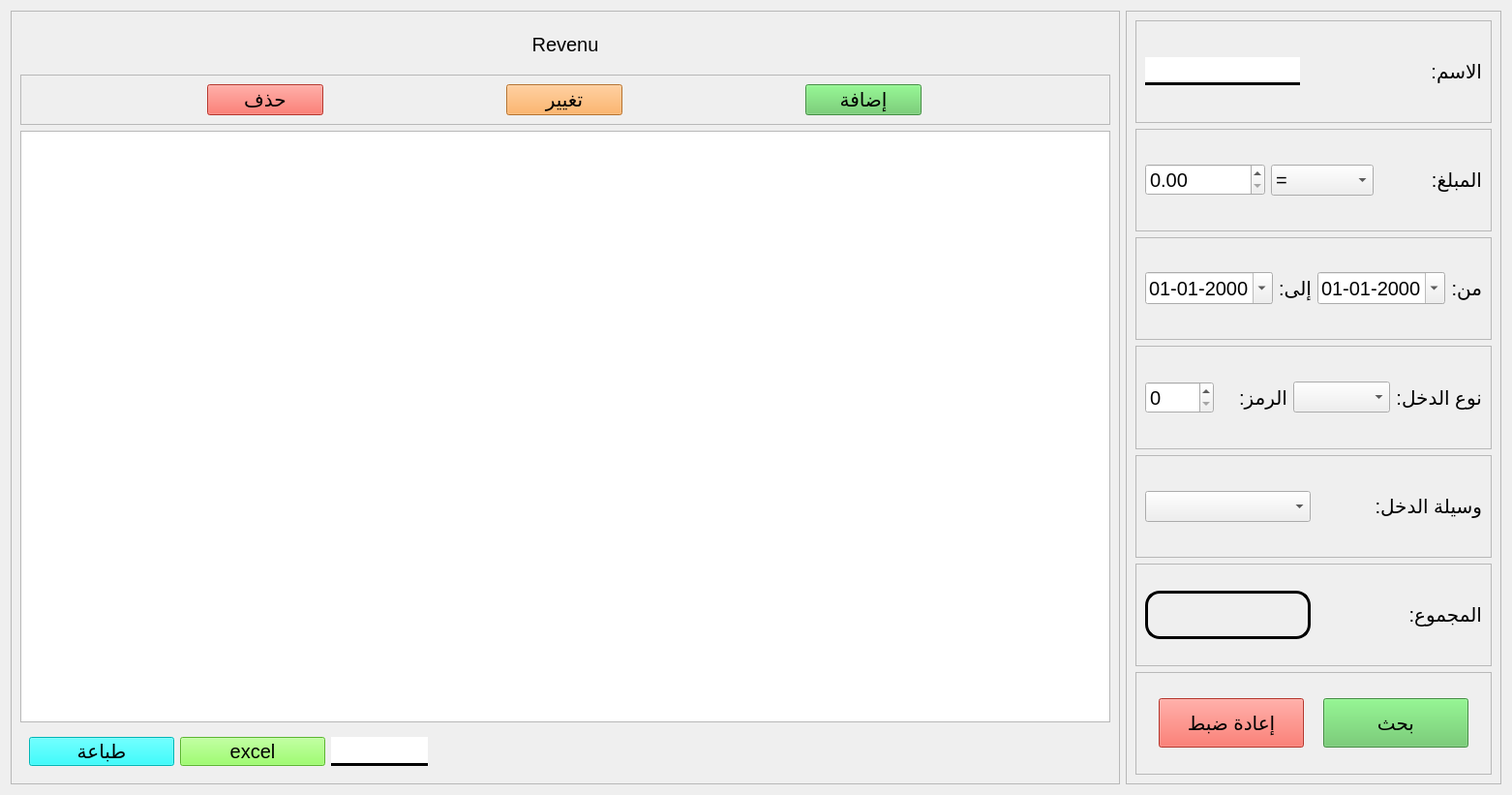
<?xml version="1.0" encoding="UTF-8"?>
<ui version="4.0">
 <class>enterymoney</class>
 <widget class="QWidget" name="enterymoney">
  <property name="geometry">
   <rect>
    <x>0</x>
    <y>0</y>
    <width>1562</width>
    <height>821</height>
   </rect>
  </property>
  <property name="windowTitle">
   <string>Form</string>
  </property>
  <layout class="QHBoxLayout" name="horizontalLayout">
   <item>
    <widget class="QFrame" name="frame_6">
     <property name="frameShape">
      <enum>QFrame::StyledPanel</enum>
     </property>
     <property name="frameShadow">
      <enum>QFrame::Raised</enum>
     </property>
     <layout class="QVBoxLayout" name="verticalLayout_2">
      <item>
       <widget class="QLabel" name="label_13">
        <property name="minimumSize">
         <size>
          <width>0</width>
          <height>50</height>
         </size>
        </property>
        <property name="font">
         <font>
          <pointsize>15</pointsize>
         </font>
        </property>
        <property name="text">
         <string>Revenu</string>
        </property>
        <property name="alignment">
         <set>Qt::AlignCenter</set>
        </property>
       </widget>
      </item>
      <item>
       <widget class="QFrame" name="frame_18">
        <property name="frameShape">
         <enum>QFrame::StyledPanel</enum>
        </property>
        <property name="frameShadow">
         <enum>QFrame::Raised</enum>
        </property>
        <layout class="QHBoxLayout" name="horizontalLayout_18">
         <item>
          <widget class="QPushButton" name="delete_btn">
           <property name="minimumSize">
            <size>
             <width>120</width>
             <height>30</height>
            </size>
           </property>
           <property name="maximumSize">
            <size>
             <width>120</width>
             <height>16777215</height>
            </size>
           </property>
           <property name="font">
            <font>
             <pointsize>15</pointsize>
            </font>
           </property>
           <property name="styleSheet">
            <string notr="true">background-color: rgb(255, 74, 61);</string>
           </property>
           <property name="text">
            <string>حذف</string>
           </property>
          </widget>
         </item>
         <item>
          <widget class="QPushButton" name="update_btn">
           <property name="minimumSize">
            <size>
             <width>120</width>
             <height>30</height>
            </size>
           </property>
           <property name="maximumSize">
            <size>
             <width>120</width>
             <height>16777215</height>
            </size>
           </property>
           <property name="font">
            <font>
             <pointsize>15</pointsize>
            </font>
           </property>
           <property name="styleSheet">
            <string notr="true">background-color: rgb(255, 160, 65);</string>
           </property>
           <property name="text">
            <string>تغيير</string>
           </property>
          </widget>
         </item>
         <item>
          <widget class="QPushButton" name="add_btn">
           <property name="minimumSize">
            <size>
             <width>120</width>
             <height>30</height>
            </size>
           </property>
           <property name="maximumSize">
            <size>
             <width>120</width>
             <height>16777215</height>
            </size>
           </property>
           <property name="font">
            <font>
             <pointsize>15</pointsize>
            </font>
           </property>
           <property name="styleSheet">
            <string notr="true">background-color: rgb(95, 199, 94);</string>
           </property>
           <property name="text">
            <string>إضافة</string>
           </property>
          </widget>
         </item>
        </layout>
       </widget>
      </item>
      <item>
       <widget class="QTableView" name="tbl">
        <property name="font">
         <font>
          <pointsize>15</pointsize>
         </font>
        </property>
        <property name="layoutDirection">
         <enum>Qt::RightToLeft</enum>
        </property>
        <property name="editTriggers">
         <set>QAbstractItemView::NoEditTriggers</set>
        </property>
        <property name="alternatingRowColors">
         <bool>true</bool>
        </property>
        <property name="selectionMode">
         <enum>QAbstractItemView::NoSelection</enum>
        </property>
        <property name="selectionBehavior">
         <enum>QAbstractItemView::SelectItems</enum>
        </property>
        <property name="verticalScrollMode">
         <enum>QAbstractItemView::ScrollPerItem</enum>
        </property>
        <property name="horizontalScrollMode">
         <enum>QAbstractItemView::ScrollPerItem</enum>
        </property>
        <property name="showGrid">
         <bool>false</bool>
        </property>
        <attribute name="horizontalHeaderMinimumSectionSize">
         <number>150</number>
        </attribute>
        <attribute name="horizontalHeaderDefaultSectionSize">
         <number>150</number>
        </attribute>
        <attribute name="verticalHeaderCascadingSectionResizes">
         <bool>true</bool>
        </attribute>
        <attribute name="verticalHeaderDefaultSectionSize">
         <number>35</number>
        </attribute>
       </widget>
      </item>
      <item>
       <widget class="QFrame" name="frame_7">
        <property name="frameShape">
         <enum>QFrame::NoFrame</enum>
        </property>
        <layout class="QHBoxLayout" name="horizontalLayout_3">
         <item>
          <widget class="QPushButton" name="printing_btn">
           <property name="minimumSize">
            <size>
             <width>150</width>
             <height>30</height>
            </size>
           </property>
           <property name="maximumSize">
            <size>
             <width>150</width>
             <height>51</height>
            </size>
           </property>
           <property name="font">
            <font>
             <pointsize>15</pointsize>
            </font>
           </property>
           <property name="styleSheet">
            <string notr="true">background-color: rgb(0, 255, 255);</string>
           </property>
           <property name="text">
            <string>طباعة</string>
           </property>
           <property name="shortcut">
            <string>Ctrl+P</string>
           </property>
          </widget>
         </item>
         <item>
          <widget class="QPushButton" name="export_btn">
           <property name="sizePolicy">
            <sizepolicy hsizetype="Minimum" vsizetype="Minimum">
             <horstretch>0</horstretch>
             <verstretch>0</verstretch>
            </sizepolicy>
           </property>
           <property name="minimumSize">
            <size>
             <width>150</width>
             <height>30</height>
            </size>
           </property>
           <property name="maximumSize">
            <size>
             <width>150</width>
             <height>51</height>
            </size>
           </property>
           <property name="font">
            <font>
             <pointsize>15</pointsize>
            </font>
           </property>
           <property name="styleSheet">
            <string notr="true">background-color: rgb(127, 255, 67);</string>
           </property>
           <property name="text">
            <string>excel</string>
           </property>
           <property name="shortcut">
            <string>Ctrl+E</string>
           </property>
          </widget>
         </item>
         <item>
          <widget class="QLineEdit" name="bill_code">
           <property name="minimumSize">
            <size>
             <width>100</width>
             <height>30</height>
            </size>
           </property>
           <property name="maximumSize">
            <size>
             <width>100</width>
             <height>16777215</height>
            </size>
           </property>
           <property name="font">
            <font>
             <pointsize>15</pointsize>
            </font>
           </property>
           <property name="styleSheet">
            <string notr="true">border: 3px solid black;
border-left: none;
border-right: none;
border-top: none 
</string>
           </property>
          </widget>
         </item>
         <item>
          <spacer name="horizontalSpacer">
           <property name="orientation">
            <enum>Qt::Horizontal</enum>
           </property>
           <property name="sizeHint" stdset="0">
            <size>
             <width>40</width>
             <height>20</height>
            </size>
           </property>
          </spacer>
         </item>
        </layout>
       </widget>
      </item>
     </layout>
    </widget>
   </item>
   <item alignment="Qt::AlignRight">
    <widget class="QFrame" name="frame">
     <property name="frameShape">
      <enum>QFrame::StyledPanel</enum>
     </property>
     <property name="frameShadow">
      <enum>QFrame::Raised</enum>
     </property>
     <layout class="QVBoxLayout" name="verticalLayout">
      <item>
       <widget class="QFrame" name="frame_9">
        <property name="frameShape">
         <enum>QFrame::StyledPanel</enum>
        </property>
        <property name="frameShadow">
         <enum>QFrame::Raised</enum>
        </property>
        <layout class="QHBoxLayout" name="horizontalLayout_8">
         <item>
          <widget class="QLineEdit" name="name_search">
           <property name="maximumSize">
            <size>
             <width>160</width>
             <height>16777215</height>
            </size>
           </property>
           <property name="font">
            <font>
             <pointsize>15</pointsize>
            </font>
           </property>
           <property name="styleSheet">
            <string notr="true">border: 3px solid black;
border-left: none;
border-right: none;
border-top: none 
</string>
           </property>
          </widget>
         </item>
         <item>
          <widget class="QLabel" name="label_18">
           <property name="font">
            <font>
             <pointsize>15</pointsize>
            </font>
           </property>
           <property name="text">
            <string>الاسم:</string>
           </property>
          </widget>
         </item>
        </layout>
       </widget>
      </item>
      <item>
       <widget class="QFrame" name="frame_2">
        <property name="frameShape">
         <enum>QFrame::StyledPanel</enum>
        </property>
        <property name="frameShadow">
         <enum>QFrame::Raised</enum>
        </property>
        <layout class="QHBoxLayout" name="horizontalLayout_5">
         <item>
          <widget class="QDoubleSpinBox" name="price_search">
           <property name="maximumSize">
            <size>
             <width>160</width>
             <height>16777215</height>
            </size>
           </property>
           <property name="font">
            <font>
             <pointsize>15</pointsize>
            </font>
           </property>
           <property name="layoutDirection">
            <enum>Qt::LeftToRight</enum>
           </property>
           <property name="buttonSymbols">
            <enum>QAbstractSpinBox::UpDownArrows</enum>
           </property>
           <property name="maximum">
            <double>111111111111111108609788692728926699520.000000000000000</double>
           </property>
          </widget>
         </item>
         <item>
          <widget class="QComboBox" name="operatore">
           <property name="font">
            <font>
             <pointsize>15</pointsize>
            </font>
           </property>
           <property name="layoutDirection">
            <enum>Qt::LeftToRight</enum>
           </property>
           <item>
            <property name="text">
             <string>=</string>
            </property>
           </item>
           <item>
            <property name="text">
             <string>&lt;</string>
            </property>
           </item>
           <item>
            <property name="text">
             <string>&gt;</string>
            </property>
           </item>
           <item>
            <property name="text">
             <string>&gt;=</string>
            </property>
           </item>
           <item>
            <property name="text">
             <string>&lt;=</string>
            </property>
           </item>
          </widget>
         </item>
         <item>
          <widget class="QLabel" name="label_7">
           <property name="font">
            <font>
             <pointsize>15</pointsize>
            </font>
           </property>
           <property name="text">
            <string>المبلغ:</string>
           </property>
          </widget>
         </item>
        </layout>
       </widget>
      </item>
      <item>
       <widget class="QFrame" name="frame_4">
        <property name="frameShape">
         <enum>QFrame::StyledPanel</enum>
        </property>
        <property name="frameShadow">
         <enum>QFrame::Raised</enum>
        </property>
        <layout class="QHBoxLayout" name="horizontalLayout_6">
         <item>
          <widget class="QDateEdit" name="to">
           <property name="font">
            <font>
             <pointsize>15</pointsize>
            </font>
           </property>
           <property name="layoutDirection">
            <enum>Qt::LeftToRight</enum>
           </property>
           <property name="displayFormat">
            <string>dd-MM-yyyy</string>
           </property>
           <property name="calendarPopup">
            <bool>true</bool>
           </property>
          </widget>
         </item>
         <item>
          <widget class="QLabel" name="label_8">
           <property name="font">
            <font>
             <pointsize>15</pointsize>
            </font>
           </property>
           <property name="text">
            <string>إلى:</string>
           </property>
          </widget>
         </item>
         <item>
          <widget class="QDateEdit" name="du">
           <property name="font">
            <font>
             <pointsize>15</pointsize>
            </font>
           </property>
           <property name="layoutDirection">
            <enum>Qt::LeftToRight</enum>
           </property>
           <property name="displayFormat">
            <string>dd-MM-yyyy</string>
           </property>
           <property name="calendarPopup">
            <bool>true</bool>
           </property>
          </widget>
         </item>
         <item>
          <widget class="QLabel" name="label_9">
           <property name="font">
            <font>
             <pointsize>15</pointsize>
            </font>
           </property>
           <property name="text">
            <string>من:</string>
           </property>
          </widget>
         </item>
        </layout>
       </widget>
      </item>
      <item>
       <widget class="QFrame" name="frame_8">
        <property name="frameShape">
         <enum>QFrame::StyledPanel</enum>
        </property>
        <property name="frameShadow">
         <enum>QFrame::Raised</enum>
        </property>
        <layout class="QHBoxLayout" name="horizontalLayout_7">
         <item>
          <widget class="QSpinBox" name="code">
           <property name="font">
            <font>
             <pointsize>15</pointsize>
            </font>
           </property>
           <property name="layoutDirection">
            <enum>Qt::LeftToRight</enum>
           </property>
          </widget>
         </item>
         <item>
          <widget class="QLabel" name="label_12">
           <property name="font">
            <font>
             <pointsize>15</pointsize>
            </font>
           </property>
           <property name="text">
            <string>الرمز:</string>
           </property>
          </widget>
         </item>
         <item>
          <widget class="QComboBox" name="type_search">
           <property name="font">
            <font>
             <pointsize>15</pointsize>
            </font>
           </property>
           <property name="layoutDirection">
            <enum>Qt::LeftToRight</enum>
           </property>
          </widget>
         </item>
         <item>
          <widget class="QLabel" name="label_10">
           <property name="font">
            <font>
             <pointsize>15</pointsize>
            </font>
           </property>
           <property name="text">
            <string>نوع الدخل:</string>
           </property>
          </widget>
         </item>
        </layout>
       </widget>
      </item>
      <item>
       <widget class="QFrame" name="frame_10">
        <property name="frameShape">
         <enum>QFrame::StyledPanel</enum>
        </property>
        <property name="frameShadow">
         <enum>QFrame::Raised</enum>
        </property>
        <layout class="QHBoxLayout" name="horizontalLayout_9">
         <item>
          <widget class="QComboBox" name="way_search">
           <property name="font">
            <font>
             <pointsize>15</pointsize>
            </font>
           </property>
           <property name="layoutDirection">
            <enum>Qt::LeftToRight</enum>
           </property>
          </widget>
         </item>
         <item>
          <widget class="QLabel" name="label_11">
           <property name="font">
            <font>
             <pointsize>15</pointsize>
            </font>
           </property>
           <property name="text">
            <string>وسيلة الدخل:</string>
           </property>
          </widget>
         </item>
        </layout>
       </widget>
      </item>
      <item>
       <widget class="QFrame" name="frame_11">
        <property name="frameShape">
         <enum>QFrame::StyledPanel</enum>
        </property>
        <property name="frameShadow">
         <enum>QFrame::Raised</enum>
        </property>
        <layout class="QHBoxLayout" name="horizontalLayout_10">
         <item>
          <widget class="QLabel" name="total">
           <property name="minimumSize">
            <size>
             <width>150</width>
             <height>0</height>
            </size>
           </property>
           <property name="maximumSize">
            <size>
             <width>16777215</width>
             <height>50</height>
            </size>
           </property>
           <property name="font">
            <font>
             <pointsize>15</pointsize>
            </font>
           </property>
           <property name="styleSheet">
            <string notr="true">border: 3px solid black; 
border-radius: 15px</string>
           </property>
           <property name="text">
            <string/>
           </property>
          </widget>
         </item>
         <item>
          <widget class="QLabel" name="label_17">
           <property name="font">
            <font>
             <pointsize>15</pointsize>
            </font>
           </property>
           <property name="text">
            <string>المجموع:</string>
           </property>
          </widget>
         </item>
        </layout>
       </widget>
      </item>
      <item>
       <widget class="QFrame" name="frame_5">
        <property name="frameShape">
         <enum>QFrame::StyledPanel</enum>
        </property>
        <property name="frameShadow">
         <enum>QFrame::Raised</enum>
        </property>
        <layout class="QHBoxLayout" name="horizontalLayout_2">
         <item>
          <widget class="QPushButton" name="reset_btn">
           <property name="minimumSize">
            <size>
             <width>150</width>
             <height>30</height>
            </size>
           </property>
           <property name="maximumSize">
            <size>
             <width>150</width>
             <height>51</height>
            </size>
           </property>
           <property name="font">
            <font>
             <pointsize>15</pointsize>
            </font>
           </property>
           <property name="styleSheet">
            <string notr="true">background-color: rgb(252, 73, 60);</string>
           </property>
           <property name="text">
            <string>إعادة ضبط</string>
           </property>
           <property name="shortcut">
            <string>Esc</string>
           </property>
          </widget>
         </item>
         <item>
          <widget class="QPushButton" name="search_btn">
           <property name="minimumSize">
            <size>
             <width>150</width>
             <height>30</height>
            </size>
           </property>
           <property name="maximumSize">
            <size>
             <width>150</width>
             <height>51</height>
            </size>
           </property>
           <property name="font">
            <font>
             <pointsize>15</pointsize>
            </font>
           </property>
           <property name="styleSheet">
            <string notr="true">background-color: rgb(94, 197, 93);</string>
           </property>
           <property name="text">
            <string>بحث</string>
           </property>
           <property name="shortcut">
            <string>Return</string>
           </property>
          </widget>
         </item>
        </layout>
       </widget>
      </item>
     </layout>
    </widget>
   </item>
  </layout>
 </widget>
 <resources/>
 <connections/>
</ui>
